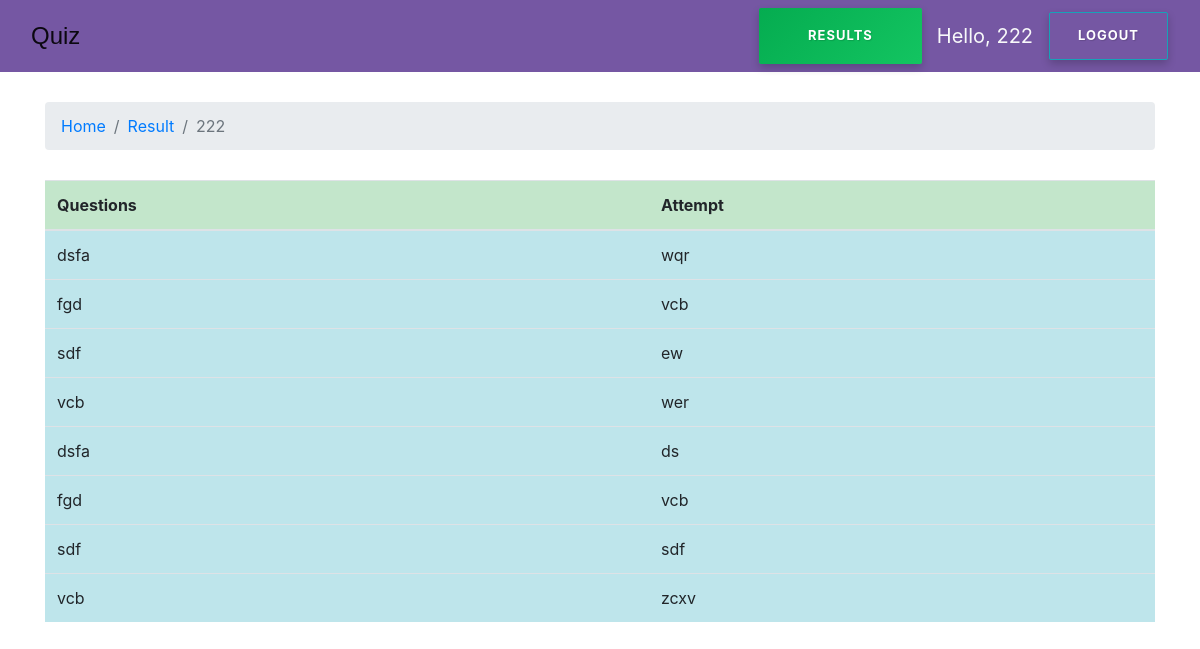
Screenshot of /result_details/20/student/20/ (signed in) with the database file from the repository.
### QuizApp/models.py (models this page shows, shortened)
class User(AbstractUser):
    is_student = models.BooleanField(default=False)
    is_teacher = models.BooleanField(default=False)
    email = models.EmailField(unique=True)
    gender = models.CharField(max_length=1, choices=GENDER_CHOICES)
    objects = UserManager()

class AnswerOption(models.Model):
    student = models.ForeignKey(User, on_delete=models.CASCADE, related_name='student')
    question = models.ForeignKey(Question, on_delete=models.CASCADE, related_name='Attempted')
    answer = models.ForeignKey(Option, on_delete=models.CASCADE, related_name='Choosed')

class Question(models.Model):
    quiz = models.ForeignKey(Quiz, on_delete=models.CASCADE, related_name='questions')
    text = models.TextField('Question', max_length=255)

class Option(models.Model):
    question = models.ForeignKey(Question, on_delete=models.CASCADE, related_name='answers')
    text = models.CharField('Answer', max_length=255)
    is_correct = models.BooleanField('Correct answer', default=False)

### QuizApp/views.py (the view)
# urls.py: path('result_details/<int:quiz_pk>/student/<int:student_pk>/', views.result_details, name='result_details'),
@login_required
def result_details(request, quiz_pk, student_pk):
    result = AnswerOption.objects.filter(student_id=student_pk,
                                         question__in=get_object_or_404(Quiz, pk=quiz_pk).questions.all())
    name = get_object_or_404(User,pk=student_pk).username
    return render(request, 'result_details.html', {'result': result, 'name': name})

### templates/result_details.html (shortened to what this page needs)
{%extends 'base.html'%}
{% block content %}
<div class="container">
        <nav aria-label="breadcrumb">
                <ol class="breadcrumb">
                  <li class="breadcrumb-item"><a href="/">Home</a></li>
                  <li class="breadcrumb-item"><a href="#"><a href="{{request.META.HTTP_REFERER}}">Result</a>
                  </a></li>
                  <li class="breadcrumb-item active" aria-current="page">{{name}}</li>
                </ol>
              </nav>
    <table id="example" class="table table-hover display ">
        <thead class="thead-primary">
        <tr class="table-success">
            <th>Questions</th>
            <th>Attempt</th>
        </tr>
        </thead>
        <tbody>
        {%for item in result%}
        <tr class="table-info">
            <td>{{item.question.text}}</td>
            <td>{{item.answer.text}}</td>
        </tr>
        {%endfor%}
        </tbody>
    </table>
</div>
{%endblock%}

### templates/base.html (shortened to what this page needs)
{% load static %}
<!DOCTYPE html>
<html lang="en">
<head>
    <link rel="stylesheet" href="{% static 'css/bootstrap.min.css' %}">
    <link rel="stylesheet" href="{% static 'css/app.css' %}">
    <link rel="stylesheet" href="{% static 'css/buttons.css' %}">
    <link href="https://stackpath.bootstrapcdn.com/font-awesome/4.7.0/css/font-awesome.min.css" rel="stylesheet"
>
    <link rel="stylesheet" type="text/css" href="https://cdn.datatables.net/1.10.19/css/jquery.dataTables.css">
</head>
<body>
    <nav class="navbar navbar-expand-lg navbar-light" style="background-color: #7557a3;">
        <div class="container">
            <a style="font-size: x-large; font-family: Verdana, Geneva, Tahoma, sans-serif;" class="navbar-brand"
                href="{% url 'home' %}">Quiz</a>
            {%if user.is_authenticated %}
            {%if user.is_student%}
            <a class="btn btn-success btn-lg" href="{%url 'result_view' %}">Results</a>
            {%else%}
            <a class="btn btn-lg btn-success btn-radius text-white" href="{% url 'add_quiz' %}">Add quiz</a>
            {%endif%}
        </div>
        <span class="text-light navbar-brand">Hello, {{user.username}}</span>
        <div class="">
            <a class="navbar-brand btn btn-outline-info text-white " href="{% url 'signout' %}">Logout</a>
        </div>
        {%else%}
        <div class="navbar-nav ml-auto">
        <a class="btn btn-primary btn-radius" href="{% url 'home' %}">Login</a>
        <a class="btn btn-primary btn-radius" href="{% url 'signup' %}">Sign Up</a>
        </div>
        {%endif%}
    </nav>
    {% block content %}
    {% endblock %}
</body>
</html>

### static/css/app.css (style rules this page uses)
nav { margin-bottom: 30px; }

### static/css/buttons.css (style rules this page uses)
.btn { font-size: 13px; font-weight: bold; letter-spacing: 1px; border-radius: 2px; padding: 13px 28px; text-shadow: 1px 1px 1px rgba(0, 0, 0, 0.14); text-transform: uppercase; box-shadow: 0 4px 9px 0 rgba(0, 0, 0, 0.2); }
.btn-lg { padding: 18px 49px; }
.btn-success { background: #05ac50; background: -moz-linear-gradient(-45deg, #05ac50 0%, #21dd72 50%, #05c44e 51%, #05ac50 71%, #05ac50 100%); background: -webkit-linear-gradient(-45deg, #05ac50 0%,#21dd72 50%,#05c44e 51%,#05ac50 71%,#05ac50 100%); background: linear-gradient(135deg, #05ac50 0%,#21dd72 50%,#05c44e 51%,#05ac50 71%,#05ac50 100%); filter: progid:DXImageTransform.Microsoft.gradient( startColorstr='#05ac50', endColorstr='#05ac50',GradientType=1 ); background-size: 400% 400%; -webkit-animation: AnimationName 3s ease infinite; -moz-animation: AnimationName 3s ease infinite; animation: AnimationName 3s ease infinite; -webkit-animation: AnimationName 3s ease infinite; -moz-animation: AnimationName 3s ease infinite; animation: AnimationName 3s ease infinite; border: medium none; }

### rows the page displays
User: username "222"
AnswerOption: question.text "dsfa", answer.text "wqr"
AnswerOption: question.text "fgd", answer.text "vcb"
AnswerOption: question.text "sdf", answer.text "ew"
AnswerOption: question.text "vcb", answer.text "wer"
AnswerOption: question.text "dsfa", answer.text "ds"
AnswerOption: question.text "fgd", answer.text "vcb"
AnswerOption: question.text "sdf", answer.text "sdf"
AnswerOption: question.text "vcb", answer.text "zcxv"
